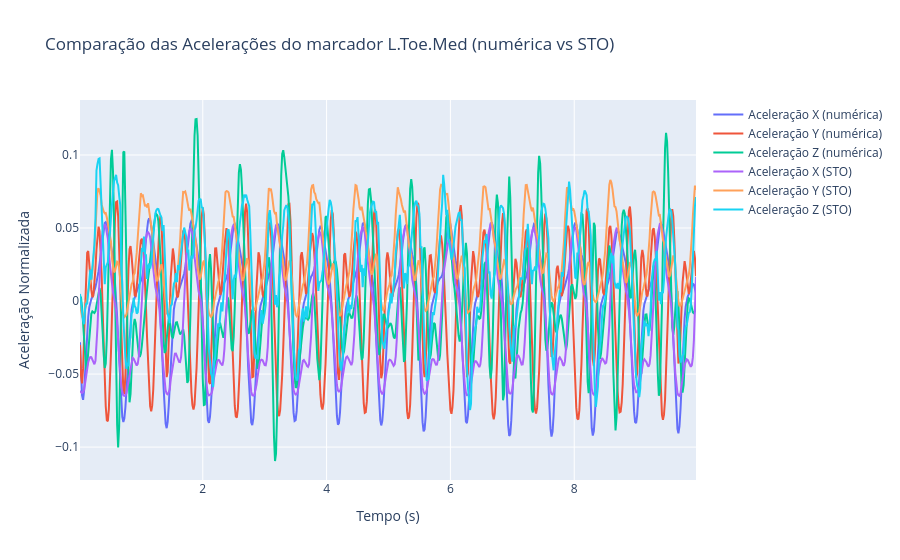

Notebook cell for this chart:
### Code cell
posx, posy, posz = df['L.Toe.Med_X'].values, df['L.Toe.Med_Y'].values, df['L.Toe.Med_Z'].values
t = df['Time'].values
dt = t[1] - t[0]
vx, vy, vz = (posx[2:] - posx[:-2]) / (2 * dt), (posy[2:] - posy[:-2]) / (2 * dt), (posz[2:] - posz[:-2]) / (2 * dt)
ax, ay, az = (posx[2:] - 2*posx[1:-1] + posx[:-2]) / (dt**2), (posy[2:] - 2*posy[1:-1] + posy[:-2]) / (dt**2), (posz[2:] - 2*posz[1:-1] + posz[:-2]) / (dt**2)
# Vamos plotar as acelerações ax, ay e az num mesmo gráfico e comparar com as acelerações do arquivo .sto
# Vamos normalizar as acelerações pela energia para facilitar a comparação visual
ax_norm = ax / np.sqrt(np.sum(ax**2))
ay_norm = ay / np.sqrt(np.sum(ay**2))
az_norm = az / np.sqrt(np.sum(az**2))
ax2_norm = df_acc_global['toes_l_X'] / np.sqrt(np.sum(df_acc_global['toes_l_X']**2))
ay2_norm = df_acc_global['toes_l_Y'] / np.sqrt(np.sum(df_acc_global['toes_l_Y']**2))
az2_norm = df_acc_global['toes_l_Z'] / np.sqrt(np.sum(df_acc_global['toes_l_Z']**2))
fig = go.Figure()
fig.add_trace(go.Scatter(x=t[1:-1], y=ax_norm, mode='lines', name='Aceleração X (numérica)'))
fig.add_trace(go.Scatter(x=t[1:-1], y=ay_norm, mode='lines', name='Aceleração Y (numérica)'))
fig.add_trace(go.Scatter(x=t[1:-1], y=az_norm, mode='lines', name='Aceleração Z (numérica)'))
fig.add_trace(go.Scatter(x=df_acc_global['time'][1:-1], y=ax2_norm[1:-1], mode='lines', name='Aceleração X (STO)'))
fig.add_trace(go.Scatter(x=df_acc_global['time'][1:-1], y=ay2_norm[1:-1], mode='lines', name='Aceleração Y (STO)'))
fig.add_trace(go.Scatter(x=df_acc_global['time'][1:-1], y=az2_norm[1:-1], mode='lines', name='Aceleração Z (STO)'))
fig.update_layout(title='Comparação das Acelerações do marcador L.Toe.Med (numérica vs STO)', xaxis_title='Tempo (s)', yaxis_title='Aceleração Normalizada')
fig.show()

### Figure 1 — Plotly figure (JSON) as saved in the notebook; plotly's stock layout.template omitted (floating-point values rounded to 4 significant figures; data arrays with more than 128 entries replaced by an {"elided": "..."} marker saying what was removed)
{"data": [{"mode": "lines", "name": "Aceleração X (numérica)", "type": "scatter", "x": {"elided": "598 float values"}, "y": {"elided": "598 float values"}}, {"mode": "lines", "name": "Aceleração Y (numérica)", "type": "scatter", "x": {"elided": "598 float values"}, "y": {"elided": "598 float values"}}, {"mode": "lines", "name": "Aceleração Z (numérica)", "type": "scatter", "x": {"elided": "598 float values"}, "y": {"elided": "598 float values"}}, {"mode": "lines", "name": "Aceleração X (STO)", "type": "scatter", "x": {"elided": "598 float values"}, "y": {"elided": "598 float values"}}, {"mode": "lines", "name": "Aceleração Y (STO)", "type": "scatter", "x": {"elided": "598 float values"}, "y": {"elided": "598 float values"}}, {"mode": "lines", "name": "Aceleração Z (STO)", "type": "scatter", "x": {"elided": "598 float values"}, "y": {"elided": "598 float values"}}], "layout": {"title": {"text": "Comparação das Acelerações do marcador L.Toe.Med (numérica vs STO)"}, "xaxis": {"title": {"text": "Tempo (s)"}}, "yaxis": {"title": {"text": "Aceleração Normalizada"}}}}
